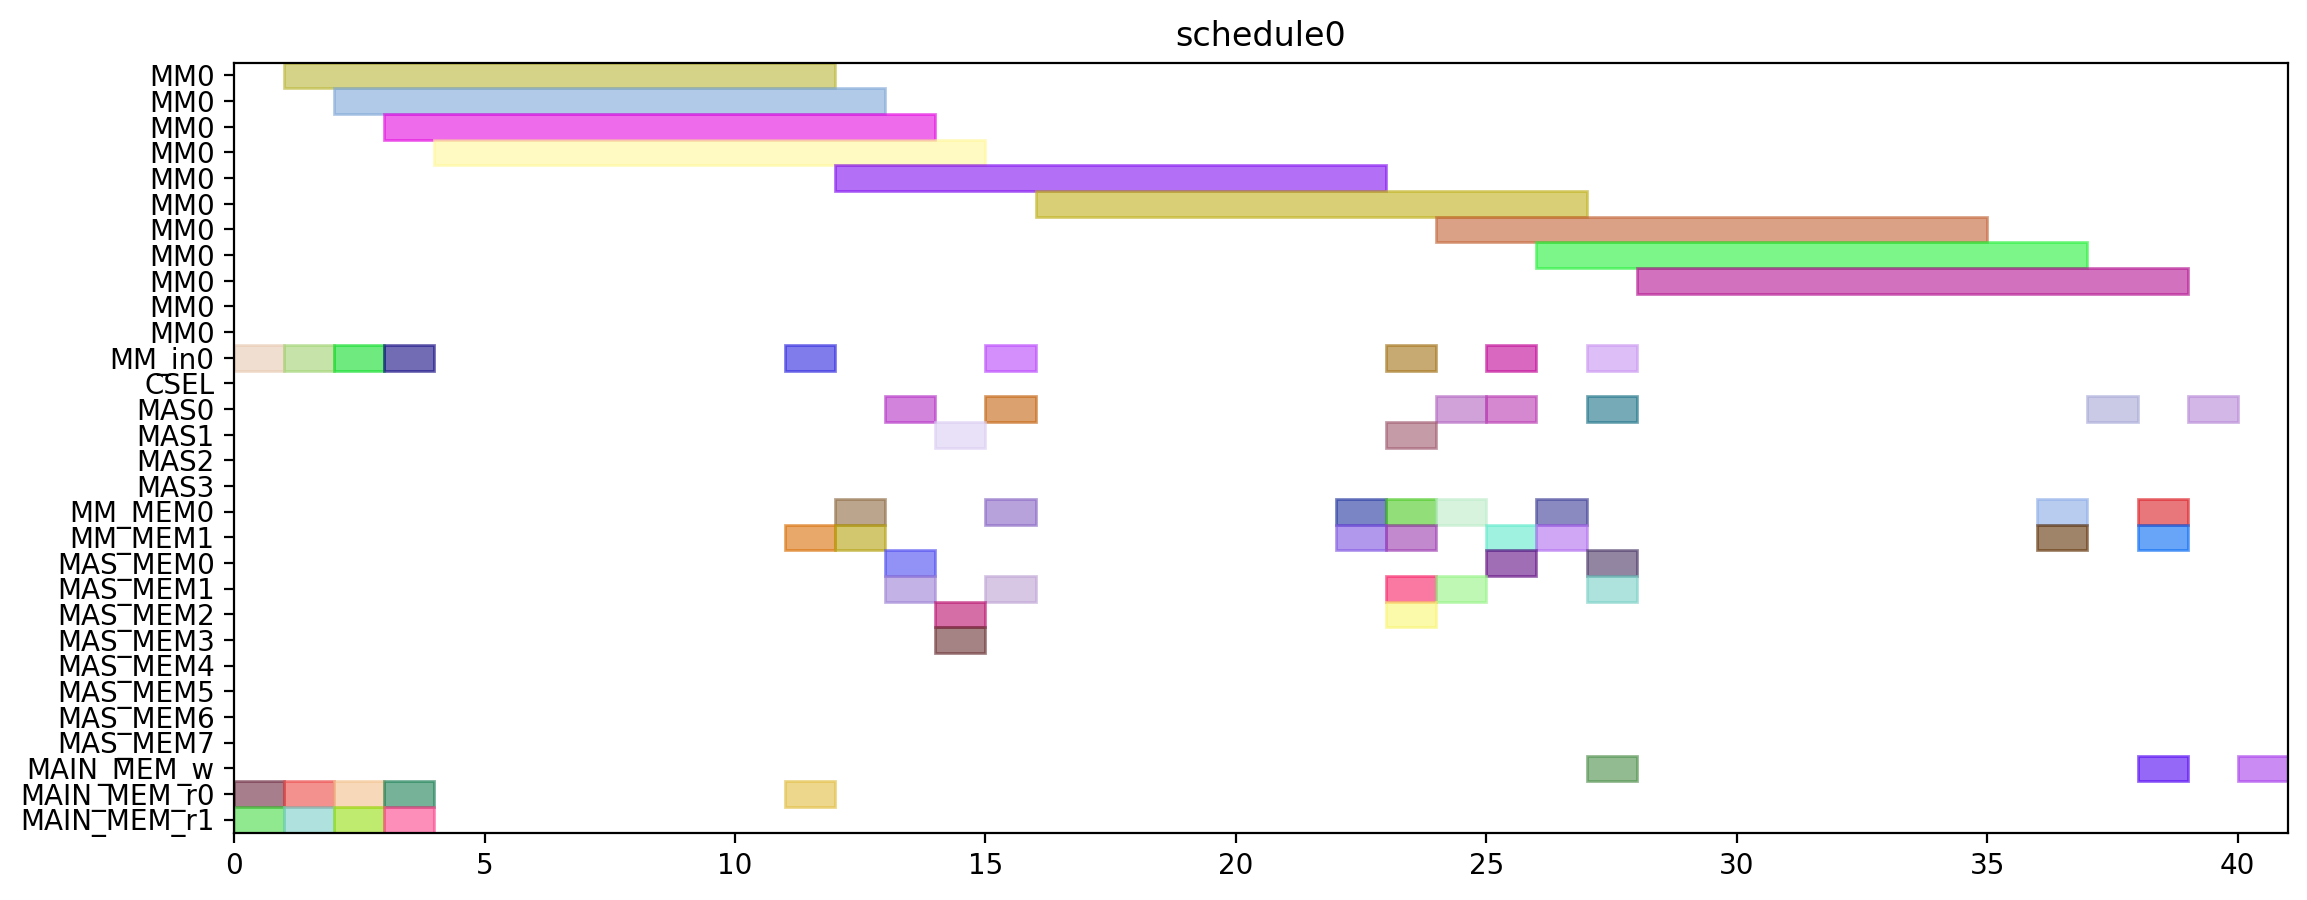

Reproduce this figure in Python.
from pyschedule import Scenario, solvers, plotters, alt


def solve():
	horizon = 120
	S = Scenario("schedule0", horizon=horizon)

	# resource
	MM = S.Resources('MM', num=1, size=11)
	MM_in = S.Resources('MM_in', num=1)
	CSEL = S.Resource('CSEL')
	MAS = S.Resources('MAS', num=4, size=1, periods=range(1, horizon))
	MM_MEM = S.Resources('MM_MEM', num=2)
	MAS_MEM = S.Resources('MAS_MEM', num=8)
	MAIN_MEM_w = S.Resource('MAIN_MEM_w', size=1)
	MAIN_MEM_r = S.Resources('MAIN_MEM_r', num=2)

	# result of previous scheduling

	# new tasks
	t0 = S.Task('t0', length=11, delay_cost=1)
	t0 += alt(MM)
	t0_in = S.Task('t0_in', length=1, delay_cost=1)
	t0_in += alt(MM_in)
	S += t0_in*MM_in[0]<=t0*MM[0]
	t0_mem0 = S.Task('t0_mem0', length=1, delay_cost=1)
	t0_mem0 += MAIN_MEM_r[0]
	S += t0_mem0 <= t0

	t0_mem1 = S.Task('t0_mem1', length=1, delay_cost=1)
	t0_mem1 += MAIN_MEM_r[1]
	S += t0_mem1 <= t0

	t3 = S.Task('t3', length=11, delay_cost=1)
	t3 += alt(MM)
	t3_in = S.Task('t3_in', length=1, delay_cost=1)
	t3_in += alt(MM_in)
	S += t3_in*MM_in[0]<=t3*MM[0]
	t3_mem0 = S.Task('t3_mem0', length=1, delay_cost=1)
	t3_mem0 += MAIN_MEM_r[0]
	S += t3_mem0 <= t3

	t3_mem1 = S.Task('t3_mem1', length=1, delay_cost=1)
	t3_mem1 += MAIN_MEM_r[1]
	S += t3_mem1 <= t3

	t1 = S.Task('t1', length=11, delay_cost=1)
	t1 += alt(MM)
	t1_in = S.Task('t1_in', length=1, delay_cost=1)
	t1_in += alt(MM_in)
	S += t1_in*MM_in[0]<=t1*MM[0]
	t1_mem0 = S.Task('t1_mem0', length=1, delay_cost=1)
	t1_mem0 += MAIN_MEM_r[0]
	S += t1_mem0 <= t1

	t1_mem1 = S.Task('t1_mem1', length=1, delay_cost=1)
	t1_mem1 += MAIN_MEM_r[1]
	S += t1_mem1 <= t1

	t2 = S.Task('t2', length=11, delay_cost=1)
	t2 += alt(MM)
	t2_in = S.Task('t2_in', length=1, delay_cost=1)
	t2_in += alt(MM_in)
	S += t2_in*MM_in[0]<=t2*MM[0]
	t2_mem0 = S.Task('t2_mem0', length=1, delay_cost=1)
	t2_mem0 += MAIN_MEM_r[0]
	S += t2_mem0 <= t2

	t2_mem1 = S.Task('t2_mem1', length=1, delay_cost=1)
	t2_mem1 += MAIN_MEM_r[1]
	S += t2_mem1 <= t2

	t4 = S.Task('t4', length=11, delay_cost=1)
	t4 += alt(MM)
	t4_in = S.Task('t4_in', length=1, delay_cost=1)
	t4_in += alt(MM_in)
	S += t4_in*MM_in[0]<=t4*MM[0]
	t4_mem0 = S.Task('t4_mem0', length=1, delay_cost=1)
	t4_mem0 += MAIN_MEM_r[0]
	S += t4_mem0 <= t4

	t4_mem1 = S.Task('t4_mem1', length=1, delay_cost=1)
	t4_mem1 += alt(MM_MEM)
	S += (t2*MM[0])-1 < t4_mem1*MM_MEM[1]
	S += t4_mem1 <= t4

	t5 = S.Task('t5', length=1, delay_cost=1)
	t5 += alt(MAS)
	t5_mem0 = S.Task('t5_mem0', length=1, delay_cost=1)
	t5_mem0 += alt(MM_MEM)
	S += (t0*MM[0])-1 < t5_mem0*MM_MEM[0]
	S += t5_mem0 <= t5

	t5_mem1 = S.Task('t5_mem1', length=1, delay_cost=1)
	t5_mem1 += alt(MM_MEM)
	S += (t0*MM[0])-1 < t5_mem1*MM_MEM[1]
	S += t5_mem1 <= t5

	t6 = S.Task('t6', length=1, delay_cost=1)
	t6 += alt(MAS)
	t6_mem0 = S.Task('t6_mem0', length=1, delay_cost=1)
	t6_mem0 += alt(MAS_MEM)
	S += (t5*MAS[0])-1 < t6_mem0*MAS_MEM[0]
	S += (t5*MAS[1])-1 < t6_mem0*MAS_MEM[2]
	S += (t5*MAS[2])-1 < t6_mem0*MAS_MEM[4]
	S += (t5*MAS[3])-1 < t6_mem0*MAS_MEM[6]
	S += t6_mem0 <= t6

	t6_mem1 = S.Task('t6_mem1', length=1, delay_cost=1)
	t6_mem1 += alt(MAS_MEM)
	S += (t5*MAS[0])-1 < t6_mem1*MAS_MEM[1]
	S += (t5*MAS[1])-1 < t6_mem1*MAS_MEM[3]
	S += (t5*MAS[2])-1 < t6_mem1*MAS_MEM[5]
	S += (t5*MAS[3])-1 < t6_mem1*MAS_MEM[7]
	S += t6_mem1 <= t6

	t9 = S.Task('t9', length=1, delay_cost=1)
	t9 += alt(MAS)
	t9_mem0 = S.Task('t9_mem0', length=1, delay_cost=1)
	t9_mem0 += alt(MM_MEM)
	S += (t0*MM[0])-1 < t9_mem0*MM_MEM[0]
	S += t9_mem0 <= t9

	t9_mem1 = S.Task('t9_mem1', length=1, delay_cost=1)
	t9_mem1 += alt(MM_MEM)
	S += (t4*MM[0])-1 < t9_mem1*MM_MEM[1]
	S += t9_mem1 <= t9

	t10 = S.Task('t10', length=1, delay_cost=1)
	t10 += alt(MAS)
	t10_mem0 = S.Task('t10_mem0', length=1, delay_cost=1)
	t10_mem0 += alt(MM_MEM)
	S += (t4*MM[0])-1 < t10_mem0*MM_MEM[0]
	S += t10_mem0 <= t10

	t10_mem1 = S.Task('t10_mem1', length=1, delay_cost=1)
	t10_mem1 += alt(MM_MEM)
	S += (t4*MM[0])-1 < t10_mem1*MM_MEM[1]
	S += t10_mem1 <= t10

	t7 = S.Task('t7', length=1, delay_cost=1)
	t7 += alt(MAS)
	t7_mem0 = S.Task('t7_mem0', length=1, delay_cost=1)
	t7_mem0 += alt(MAS_MEM)
	S += (t6*MAS[0])-1 < t7_mem0*MAS_MEM[0]
	S += (t6*MAS[1])-1 < t7_mem0*MAS_MEM[2]
	S += (t6*MAS[2])-1 < t7_mem0*MAS_MEM[4]
	S += (t6*MAS[3])-1 < t7_mem0*MAS_MEM[6]
	S += t7_mem0 <= t7

	t7_mem1 = S.Task('t7_mem1', length=1, delay_cost=1)
	t7_mem1 += alt(MAS_MEM)
	S += (t6*MAS[0])-1 < t7_mem1*MAS_MEM[1]
	S += (t6*MAS[1])-1 < t7_mem1*MAS_MEM[3]
	S += (t6*MAS[2])-1 < t7_mem1*MAS_MEM[5]
	S += (t6*MAS[3])-1 < t7_mem1*MAS_MEM[7]
	S += t7_mem1 <= t7

	t11 = S.Task('t11', length=1, delay_cost=1)
	t11 += alt(MAS)
	t11_mem0 = S.Task('t11_mem0', length=1, delay_cost=1)
	t11_mem0 += alt(MAS_MEM)
	S += (t10*MAS[0])-1 < t11_mem0*MAS_MEM[0]
	S += (t10*MAS[1])-1 < t11_mem0*MAS_MEM[2]
	S += (t10*MAS[2])-1 < t11_mem0*MAS_MEM[4]
	S += (t10*MAS[3])-1 < t11_mem0*MAS_MEM[6]
	S += t11_mem0 <= t11

	t11_mem1 = S.Task('t11_mem1', length=1, delay_cost=1)
	t11_mem1 += alt(MM_MEM)
	S += (t4*MM[0])-1 < t11_mem1*MM_MEM[1]
	S += t11_mem1 <= t11

	t8 = S.Task('t8', length=11, delay_cost=1)
	t8 += alt(MM)
	t8_in = S.Task('t8_in', length=1, delay_cost=1)
	t8_in += alt(MM_in)
	S += t8_in*MM_in[0]<=t8*MM[0]
	t8_mem0 = S.Task('t8_mem0', length=1, delay_cost=1)
	t8_mem0 += alt(MM_MEM)
	S += (t4*MM[0])-1 < t8_mem0*MM_MEM[0]
	S += t8_mem0 <= t8

	t8_mem1 = S.Task('t8_mem1', length=1, delay_cost=1)
	t8_mem1 += alt(MAS_MEM)
	S += (t7*MAS[0])-1 < t8_mem1*MAS_MEM[1]
	S += (t7*MAS[1])-1 < t8_mem1*MAS_MEM[3]
	S += (t7*MAS[2])-1 < t8_mem1*MAS_MEM[5]
	S += (t7*MAS[3])-1 < t8_mem1*MAS_MEM[7]
	S += t8_mem1 <= t8

	new_PZ = S.Task('new_PZ', length=11, delay_cost=1)
	new_PZ += alt(MM)
	new_PZ_in = S.Task('new_PZ_in', length=1, delay_cost=1)
	new_PZ_in += alt(MM_in)
	S += new_PZ_in*MM_in[0]<=new_PZ*MM[0]
	S += 0<new_PZ

	new_PZ_w = S.Task('new_PZ_w', length=1, delay_cost=1)
	new_PZ_w += alt(MAIN_MEM_w)
	S += new_PZ <= new_PZ_w

	new_PZ_mem0 = S.Task('new_PZ_mem0', length=1, delay_cost=1)
	new_PZ_mem0 += alt(MM_MEM)
	S += (t1*MM[0])-1 < new_PZ_mem0*MM_MEM[0]
	S += new_PZ_mem0 <= new_PZ

	new_PZ_mem1 = S.Task('new_PZ_mem1', length=1, delay_cost=1)
	new_PZ_mem1 += alt(MAS_MEM)
	S += (t7*MAS[0])-1 < new_PZ_mem1*MAS_MEM[1]
	S += (t7*MAS[1])-1 < new_PZ_mem1*MAS_MEM[3]
	S += (t7*MAS[2])-1 < new_PZ_mem1*MAS_MEM[5]
	S += (t7*MAS[3])-1 < new_PZ_mem1*MAS_MEM[7]
	S += new_PZ_mem1 <= new_PZ

	t12 = S.Task('t12', length=1, delay_cost=1)
	t12 += alt(MAS)
	t12_mem0 = S.Task('t12_mem0', length=1, delay_cost=1)
	t12_mem0 += alt(MM_MEM)
	S += (t0*MM[0])-1 < t12_mem0*MM_MEM[0]
	S += t12_mem0 <= t12

	t12_mem1 = S.Task('t12_mem1', length=1, delay_cost=1)
	t12_mem1 += alt(MAS_MEM)
	S += (t11*MAS[0])-1 < t12_mem1*MAS_MEM[1]
	S += (t11*MAS[1])-1 < t12_mem1*MAS_MEM[3]
	S += (t11*MAS[2])-1 < t12_mem1*MAS_MEM[5]
	S += (t11*MAS[3])-1 < t12_mem1*MAS_MEM[7]
	S += t12_mem1 <= t12

	t13 = S.Task('t13', length=11, delay_cost=1)
	t13 += alt(MM)
	t13_in = S.Task('t13_in', length=1, delay_cost=1)
	t13_in += alt(MM_in)
	S += t13_in*MM_in[0]<=t13*MM[0]
	t13_mem0 = S.Task('t13_mem0', length=1, delay_cost=1)
	t13_mem0 += alt(MAS_MEM)
	S += (t12*MAS[0])-1 < t13_mem0*MAS_MEM[0]
	S += (t12*MAS[1])-1 < t13_mem0*MAS_MEM[2]
	S += (t12*MAS[2])-1 < t13_mem0*MAS_MEM[4]
	S += (t12*MAS[3])-1 < t13_mem0*MAS_MEM[6]
	S += t13_mem0 <= t13

	t13_mem1 = S.Task('t13_mem1', length=1, delay_cost=1)
	t13_mem1 += alt(MAS_MEM)
	S += (t9*MAS[0])-1 < t13_mem1*MAS_MEM[1]
	S += (t9*MAS[1])-1 < t13_mem1*MAS_MEM[3]
	S += (t9*MAS[2])-1 < t13_mem1*MAS_MEM[5]
	S += (t9*MAS[3])-1 < t13_mem1*MAS_MEM[7]
	S += t13_mem1 <= t13

	t14 = S.Task('t14', length=11, delay_cost=1)
	t14 += alt(MM)
	t14_in = S.Task('t14_in', length=1, delay_cost=1)
	t14_in += alt(MM_in)
	S += t14_in*MM_in[0]<=t14*MM[0]
	t14_mem0 = S.Task('t14_mem0', length=1, delay_cost=1)
	t14_mem0 += alt(MAS_MEM)
	S += (t12*MAS[0])-1 < t14_mem0*MAS_MEM[0]
	S += (t12*MAS[1])-1 < t14_mem0*MAS_MEM[2]
	S += (t12*MAS[2])-1 < t14_mem0*MAS_MEM[4]
	S += (t12*MAS[3])-1 < t14_mem0*MAS_MEM[6]
	S += t14_mem0 <= t14

	t14_mem1 = S.Task('t14_mem1', length=1, delay_cost=1)
	t14_mem1 += alt(MM_MEM)
	S += (t3*MM[0])-1 < t14_mem1*MM_MEM[1]
	S += t14_mem1 <= t14

	new_PY = S.Task('new_PY', length=1, delay_cost=1)
	new_PY += alt(MAS)
	S += 0<new_PY

	new_PY_w = S.Task('new_PY_w', length=1, delay_cost=1)
	new_PY_w += alt(MAIN_MEM_w)
	S += new_PY <= new_PY_w

	new_PY_mem0 = S.Task('new_PY_mem0', length=1, delay_cost=1)
	new_PY_mem0 += alt(MM_MEM)
	S += (t8*MM[0])-1 < new_PY_mem0*MM_MEM[0]
	S += new_PY_mem0 <= new_PY

	new_PY_mem1 = S.Task('new_PY_mem1', length=1, delay_cost=1)
	new_PY_mem1 += alt(MM_MEM)
	S += (t13*MM[0])-1 < new_PY_mem1*MM_MEM[1]
	S += new_PY_mem1 <= new_PY

	new_PX = S.Task('new_PX', length=1, delay_cost=1)
	new_PX += alt(MAS)
	S += 0<new_PX

	new_PX_w = S.Task('new_PX_w', length=1, delay_cost=1)
	new_PX_w += alt(MAIN_MEM_w)
	S += new_PX <= new_PX_w

	new_PX_mem0 = S.Task('new_PX_mem0', length=1, delay_cost=1)
	new_PX_mem0 += alt(MM_MEM)
	S += (t14*MM[0])-1 < new_PX_mem0*MM_MEM[0]
	S += new_PX_mem0 <= new_PX

	new_PX_mem1 = S.Task('new_PX_mem1', length=1, delay_cost=1)
	new_PX_mem1 += alt(MM_MEM)
	S += (t14*MM[0])-1 < new_PX_mem1*MM_MEM[1]
	S += new_PX_mem1 <= new_PX

	solvers.mip.solve(S,msg=1,kind='CPLEX',ratio_gap=1.01)

	solution = [['hoge']*len(S.solution()[1]) for i in range(len(S.solution()))]
	for i in range(len(S.solution())):
		for j in range(len(S.solution()[i])):
			solution[i][j]=str(S.solution()[i][j])
	print(solution)

	cycles = int(solution[-1][3])

	pic_file_name = "/home/mfukuda/ABE/multiRAM_multiMAS_16mux/scheduling_result/stage11MM1_stage1MAS4/EP_DBL_A_0/schedule0.png"
	if(S.solution() != []):
		plotters.matplotlib.plot(S,img_filename=pic_file_name, show_task_labels=False, fig_size=(cycles*0.25+3, 5))

	return solution
